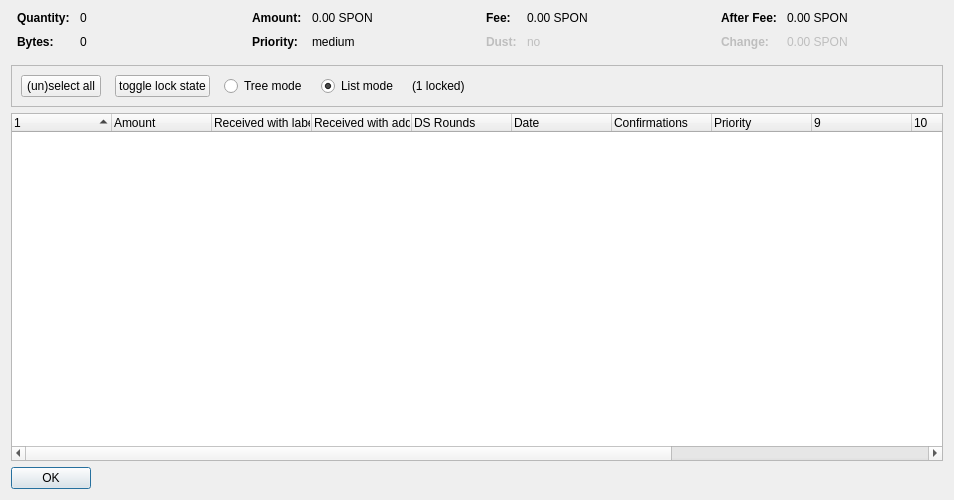
<?xml version="1.0" encoding="UTF-8"?>
<ui version="4.0">
 <class>CoinControlDialog</class>
 <widget class="QDialog" name="CoinControlDialog">
  <property name="geometry">
   <rect>
    <x>0</x>
    <y>0</y>
    <width>954</width>
    <height>500</height>
   </rect>
  </property>
  <property name="windowTitle">
   <string>Coin Selection</string>
  </property>
  <layout class="QVBoxLayout" name="verticalLayout">
   <item>
    <layout class="QHBoxLayout" name="horizontalLayoutTop" stretch="0,0,0,0">
     <property name="topMargin">
      <number>0</number>
     </property>
     <property name="bottomMargin">
      <number>10</number>
     </property>
     <item>
      <layout class="QFormLayout" name="formLayoutCoinControl1">
       <property name="horizontalSpacing">
        <number>10</number>
       </property>
       <property name="verticalSpacing">
        <number>10</number>
       </property>
       <property name="leftMargin">
        <number>6</number>
       </property>
       <property name="rightMargin">
        <number>6</number>
       </property>
       <item row="0" column="0">
        <widget class="QLabel" name="labelCoinControlQuantityText">
         <property name="font">
          <font>
           <weight>75</weight>
           <bold>true</bold>
          </font>
         </property>
         <property name="text">
          <string>Quantity:</string>
         </property>
        </widget>
       </item>
       <item row="0" column="1">
        <widget class="QLabel" name="labelCoinControlQuantity">
         <property name="cursor">
          <cursorShape>IBeamCursor</cursorShape>
         </property>
         <property name="contextMenuPolicy">
          <enum>Qt::ActionsContextMenu</enum>
         </property>
         <property name="text">
          <string notr="true">0</string>
         </property>
         <property name="textInteractionFlags">
          <set>Qt::LinksAccessibleByMouse|Qt::TextSelectableByKeyboard|Qt::TextSelectableByMouse</set>
         </property>
        </widget>
       </item>
       <item row="1" column="0">
        <widget class="QLabel" name="labelCoinControlBytesText">
         <property name="font">
          <font>
           <weight>75</weight>
           <bold>true</bold>
          </font>
         </property>
         <property name="text">
          <string>Bytes:</string>
         </property>
        </widget>
       </item>
       <item row="1" column="1">
        <widget class="QLabel" name="labelCoinControlBytes">
         <property name="cursor">
          <cursorShape>IBeamCursor</cursorShape>
         </property>
         <property name="contextMenuPolicy">
          <enum>Qt::ActionsContextMenu</enum>
         </property>
         <property name="text">
          <string notr="true">0</string>
         </property>
         <property name="textInteractionFlags">
          <set>Qt::LinksAccessibleByMouse|Qt::TextSelectableByKeyboard|Qt::TextSelectableByMouse</set>
         </property>
        </widget>
       </item>
      </layout>
     </item>
     <item>
      <layout class="QFormLayout" name="formLayoutCoinControl2">
       <property name="horizontalSpacing">
        <number>10</number>
       </property>
       <property name="verticalSpacing">
        <number>10</number>
       </property>
       <property name="leftMargin">
        <number>6</number>
       </property>
       <property name="rightMargin">
        <number>6</number>
       </property>
       <item row="0" column="0">
        <widget class="QLabel" name="labelCoinControlAmountText">
         <property name="font">
          <font>
           <weight>75</weight>
           <bold>true</bold>
          </font>
         </property>
         <property name="text">
          <string>Amount:</string>
         </property>
        </widget>
       </item>
       <item row="0" column="1">
        <widget class="QLabel" name="labelCoinControlAmount">
         <property name="cursor">
          <cursorShape>IBeamCursor</cursorShape>
         </property>
         <property name="contextMenuPolicy">
          <enum>Qt::ActionsContextMenu</enum>
         </property>
         <property name="text">
          <string notr="true">0.00 SPON</string>
         </property>
         <property name="textInteractionFlags">
          <set>Qt::LinksAccessibleByMouse|Qt::TextSelectableByKeyboard|Qt::TextSelectableByMouse</set>
         </property>
        </widget>
       </item>
       <item row="1" column="0">
        <widget class="QLabel" name="labelCoinControlPriorityText">
         <property name="font">
          <font>
           <weight>75</weight>
           <bold>true</bold>
          </font>
         </property>
         <property name="text">
          <string>Priority:</string>
         </property>
        </widget>
       </item>
       <item row="1" column="1">
        <widget class="QLabel" name="labelCoinControlPriority">
         <property name="cursor">
          <cursorShape>IBeamCursor</cursorShape>
         </property>
         <property name="contextMenuPolicy">
          <enum>Qt::ActionsContextMenu</enum>
         </property>
         <property name="text">
          <string>medium</string>
         </property>
         <property name="textInteractionFlags">
          <set>Qt::LinksAccessibleByMouse|Qt::TextSelectableByKeyboard|Qt::TextSelectableByMouse</set>
         </property>
        </widget>
       </item>
      </layout>
     </item>
     <item>
      <layout class="QFormLayout" name="formLayoutCoinControl3">
       <property name="horizontalSpacing">
        <number>10</number>
       </property>
       <property name="verticalSpacing">
        <number>10</number>
       </property>
       <property name="leftMargin">
        <number>6</number>
       </property>
       <property name="rightMargin">
        <number>6</number>
       </property>
       <item row="0" column="0">
        <widget class="QLabel" name="labelCoinControlFeeText">
         <property name="font">
          <font>
           <weight>75</weight>
           <bold>true</bold>
          </font>
         </property>
         <property name="text">
          <string>Fee:</string>
         </property>
        </widget>
       </item>
       <item row="0" column="1">
        <widget class="QLabel" name="labelCoinControlFee">
         <property name="cursor">
          <cursorShape>IBeamCursor</cursorShape>
         </property>
         <property name="contextMenuPolicy">
          <enum>Qt::ActionsContextMenu</enum>
         </property>
         <property name="text">
          <string notr="true">0.00 SPON</string>
         </property>
         <property name="textInteractionFlags">
          <set>Qt::LinksAccessibleByMouse|Qt::TextSelectableByKeyboard|Qt::TextSelectableByMouse</set>
         </property>
        </widget>
       </item>
       <item row="1" column="0">
        <widget class="QLabel" name="labelCoinControlLowOutputText">
         <property name="enabled">
          <bool>false</bool>
         </property>
         <property name="font">
          <font>
           <weight>75</weight>
           <bold>true</bold>
          </font>
         </property>
         <property name="text">
          <string>Dust:</string>
         </property>
        </widget>
       </item>
       <item row="1" column="1">
        <widget class="QLabel" name="labelCoinControlLowOutput">
         <property name="enabled">
          <bool>false</bool>
         </property>
         <property name="cursor">
          <cursorShape>IBeamCursor</cursorShape>
         </property>
         <property name="contextMenuPolicy">
          <enum>Qt::ActionsContextMenu</enum>
         </property>
         <property name="text">
          <string>no</string>
         </property>
         <property name="textInteractionFlags">
          <set>Qt::LinksAccessibleByMouse|Qt::TextSelectableByKeyboard|Qt::TextSelectableByMouse</set>
         </property>
        </widget>
       </item>
      </layout>
     </item>
     <item>
      <layout class="QFormLayout" name="formLayoutCoinControl4">
       <property name="horizontalSpacing">
        <number>10</number>
       </property>
       <property name="verticalSpacing">
        <number>10</number>
       </property>
       <property name="leftMargin">
        <number>6</number>
       </property>
       <property name="rightMargin">
        <number>6</number>
       </property>
       <item row="0" column="0">
        <widget class="QLabel" name="labelCoinControlAfterFeeText">
         <property name="font">
          <font>
           <weight>75</weight>
           <bold>true</bold>
          </font>
         </property>
         <property name="text">
          <string>After Fee:</string>
         </property>
        </widget>
       </item>
       <item row="0" column="1">
        <widget class="QLabel" name="labelCoinControlAfterFee">
         <property name="cursor">
          <cursorShape>IBeamCursor</cursorShape>
         </property>
         <property name="contextMenuPolicy">
          <enum>Qt::ActionsContextMenu</enum>
         </property>
         <property name="text">
          <string notr="true">0.00 SPON</string>
         </property>
         <property name="textInteractionFlags">
          <set>Qt::LinksAccessibleByMouse|Qt::TextSelectableByKeyboard|Qt::TextSelectableByMouse</set>
         </property>
        </widget>
       </item>
       <item row="1" column="0">
        <widget class="QLabel" name="labelCoinControlChangeText">
         <property name="enabled">
          <bool>false</bool>
         </property>
         <property name="font">
          <font>
           <weight>75</weight>
           <bold>true</bold>
          </font>
         </property>
         <property name="text">
          <string>Change:</string>
         </property>
        </widget>
       </item>
       <item row="1" column="1">
        <widget class="QLabel" name="labelCoinControlChange">
         <property name="enabled">
          <bool>false</bool>
         </property>
         <property name="cursor">
          <cursorShape>IBeamCursor</cursorShape>
         </property>
         <property name="contextMenuPolicy">
          <enum>Qt::ActionsContextMenu</enum>
         </property>
         <property name="text">
          <string notr="true">0.00 SPON</string>
         </property>
         <property name="textInteractionFlags">
          <set>Qt::LinksAccessibleByMouse|Qt::TextSelectableByKeyboard|Qt::TextSelectableByMouse</set>
         </property>
        </widget>
       </item>
      </layout>
     </item>
    </layout>
   </item>
   <item>
    <widget class="QFrame" name="frame">
     <property name="minimumSize">
      <size>
       <width>0</width>
       <height>40</height>
      </size>
     </property>
     <property name="frameShape">
      <enum>QFrame::StyledPanel</enum>
     </property>
     <property name="frameShadow">
      <enum>QFrame::Sunken</enum>
     </property>
     <layout class="QHBoxLayout" name="horizontalLayout">
      <item>
       <layout class="QHBoxLayout" name="horizontalLayoutPanel" stretch="0,0,0,0,0,0">
        <property name="spacing">
         <number>14</number>
        </property>
        <item>
         <widget class="QPushButton" name="pushButtonSelectAll">
          <property name="sizePolicy">
           <sizepolicy hsizetype="Maximum" vsizetype="Fixed">
            <horstretch>0</horstretch>
            <verstretch>0</verstretch>
           </sizepolicy>
          </property>
          <property name="text">
           <string>(un)select all</string>
          </property>
          <property name="autoDefault">
           <bool>false</bool>
          </property>
         </widget>
        </item>
        <item>
         <widget class="QPushButton" name="pushButtonToggleLock">
          <property name="sizePolicy">
           <sizepolicy hsizetype="Maximum" vsizetype="Fixed">
            <horstretch>0</horstretch>
            <verstretch>0</verstretch>
           </sizepolicy>
          </property>
          <property name="text">
           <string>toggle lock state</string>
          </property>
          <property name="autoDefault">
           <bool>false</bool>
          </property>
         </widget>
        </item>
        <item>
         <widget class="QRadioButton" name="radioTreeMode">
          <property name="sizePolicy">
           <sizepolicy hsizetype="Maximum" vsizetype="Fixed">
            <horstretch>0</horstretch>
            <verstretch>0</verstretch>
           </sizepolicy>
          </property>
          <property name="text">
           <string>Tree mode</string>
          </property>
         </widget>
        </item>
        <item>
         <widget class="QRadioButton" name="radioListMode">
          <property name="sizePolicy">
           <sizepolicy hsizetype="Maximum" vsizetype="Fixed">
            <horstretch>0</horstretch>
            <verstretch>0</verstretch>
           </sizepolicy>
          </property>
          <property name="text">
           <string>List mode</string>
          </property>
          <property name="checked">
           <bool>true</bool>
          </property>
         </widget>
        </item>
        <item>
         <widget class="QLabel" name="labelLocked">
          <property name="text">
           <string>(1 locked)</string>
          </property>
         </widget>
        </item>
        <item>
         <spacer name="horizontalSpacer">
          <property name="orientation">
           <enum>Qt::Horizontal</enum>
          </property>
          <property name="sizeHint" stdset="0">
           <size>
            <width>40</width>
            <height>20</height>
           </size>
          </property>
         </spacer>
        </item>
       </layout>
      </item>
     </layout>
    </widget>
   </item>
   <item>
    <widget class="CoinControlTreeWidget" name="treeWidget">
     <property name="contextMenuPolicy">
      <enum>Qt::CustomContextMenu</enum>
     </property>
     <property name="sortingEnabled">
      <bool>false</bool>
     </property>
     <property name="columnCount">
      <number>13</number>
     </property>
     <attribute name="headerShowSortIndicator" stdset="0">
      <bool>true</bool>
     </attribute>
     <attribute name="headerStretchLastSection">
      <bool>false</bool>
     </attribute>
     <column>
      <property name="text">
       <string/>
      </property>
     </column>
     <column>
      <property name="text">
       <string>Amount</string>
      </property>
     </column>
     <column>
      <property name="text">
       <string>Received with label</string>
      </property>
     </column>
     <column>
      <property name="text">
       <string>Received with address</string>
      </property>
     </column>
     <column>
      <property name="text">
       <string>DS Rounds</string>
      </property>
     </column>
     <column>
      <property name="text">
       <string>Date</string>
      </property>
     </column>
     <column>
      <property name="text">
       <string>Confirmations</string>
      </property>
      <property name="toolTip">
       <string>Confirmed</string>
      </property>
     </column>
     <column>
      <property name="text">
       <string>Priority</string>
      </property>
     </column>
     <column>
      <property name="text">
       <string/>
      </property>
     </column>
     <column>
      <property name="text">
       <string/>
      </property>
     </column>
     <column>
      <property name="text">
       <string/>
      </property>
     </column>
     <column>
      <property name="text">
       <string/>
      </property>
     </column>
     <column>
      <property name="text">
       <string/>
      </property>
     </column>
    </widget>
   </item>
   <item>
    <widget class="QDialogButtonBox" name="buttonBox">
     <property name="sizePolicy">
      <sizepolicy hsizetype="Maximum" vsizetype="Fixed">
       <horstretch>0</horstretch>
       <verstretch>0</verstretch>
      </sizepolicy>
     </property>
     <property name="orientation">
      <enum>Qt::Horizontal</enum>
     </property>
     <property name="standardButtons">
      <set>QDialogButtonBox::Ok</set>
     </property>
    </widget>
   </item>
  </layout>
 </widget>
 <customwidgets>
  <customwidget>
   <class>CoinControlTreeWidget</class>
   <extends>QTreeWidget</extends>
   <header>coincontroltreewidget.h</header>
  </customwidget>
 </customwidgets>
 <resources/>
 <connections/>
</ui>
